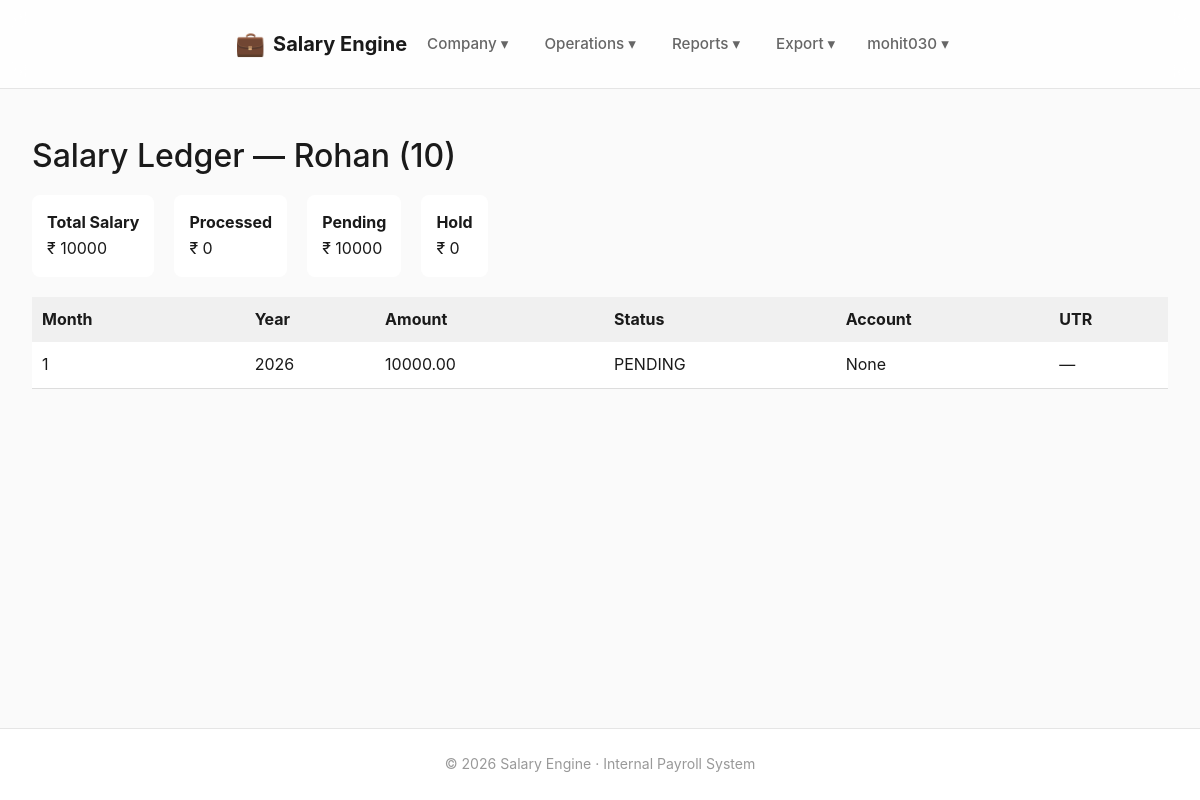
The page /dashboard/employee/10/ (signed in) on the database its author committed.
### employees/models.py (models this page shows, shortened)
class Employee(models.Model):
    company = models.ForeignKey(
        Company,
        on_delete=models.PROTECT,
        related_name="employees"
    )
    emp_code = models.CharField(max_length=50)
    name = models.CharField(max_length=200)
    father_name = models.CharField(max_length=200, blank=True)
    uan_number = models.CharField(max_length=20, unique=True, null=True, blank=True)
    esic_number = models.CharField(max_length=20, unique=True, null=True, blank=True)
    document_number = models.CharField(max_length=50, unique=True, null=True, blank=True)
    default_salary = models.DecimalField(max_digits=10, decimal_places=2, null=True, blank=True)
    joining_date = models.DateField()
    exit_date = models.DateField(null=True, blank=True)
    created_at = models.DateTimeField(auto_now_add=True)
    approved_by = models.ForeignKey(User, null=True, blank=True, on_delete=models.SET_NULL,
                                    related_name="approved_employees")
    class Meta:
        unique_together = ("company", "emp_code")
        ordering = ["emp_code"]

### payroll/models.py (models this page shows, shortened)
class SalaryTransaction(models.Model):
    STATUS_CHOICES =[
        ("DRAFT", "Draft"),
        ("READY", "Ready for Export"),
        ("EXPORTED", "Exported to Bank"),
        ("COMPLETED", "Completed"),
        ("REVERSED", "Reversed"),
        ("PENDING", "Pending"),
        ("HOLD", "Hold"),
        ("PROCESSED", "Processed"),
        ("FAILED", "Failed"),
        ("CANCELLED", "Cancelled"),
    ]
    batch = models.ForeignKey(
        SalaryBatch,
        on_delete=models.CASCADE,
        related_name="transactions"
    )
    employee = models.ForeignKey(
        Employee,
        on_delete=models.CASCADE,
        related_name="salary_transactions"
    )
    salary_amount = models.DecimalField(
        max_digits=10,
        decimal_places=2
    )
    account_number = models.CharField(
        max_length=30,
        null=True,
        blank=True
    )
    ifsc = models.CharField(
        max_length=15,
        null=True,
        blank=True
    )
    status = models.CharField(
        max_length=20,
        choices=STATUS_CHOICES,
        default="PENDING"
    )
    hold_reason = models.CharField(
        max_length=255,
        null=True,
        blank=True
    )
    failure_reason = models.CharField(
        max_length=255,
        null=True,
        blank=True
    )
    utr = models.CharField(
        max_length=100,
        null=True,
        blank=True
    )
    bank_response_at = models.DateTimeField(
        null=True,
        blank=True
    )
    created_at = models.DateTimeField(auto_now_add=True)
    class Meta:
        unique_together = ("batch", "employee")
        indexes = [
            models.Index(fields=["employee"]),
            models.Index(fields=["batch"]),
            models.Index(fields=["status"]),
        ]
        ordering = ["-created_at"]

class SalaryBatch(models.Model):
    STATUS_CHOICES = [
        ("DRAFT", "Draft"),
        ("EXPORTED", "Exported to Bank"),
        ("COMPLETED", "Completed"),
        ("REVERSED", "Reversed"),
    ]
    company = models.ForeignKey(Company, on_delete=models.CASCADE)
    month = models.PositiveIntegerField()
    year = models.PositiveIntegerField()
    status = models.CharField(
        max_length=20,
        choices=STATUS_CHOICES,
        default="DRAFT"
    )
    reversal_reason = models.TextField(
        null=True,
        blank=True,
        help_text="Reason for reversing this batch (admin only)"
    )
    created_at = models.DateTimeField(auto_now_add=True)
    class Meta:
        unique_together = ("company", "month", "year")
        ordering = ["-year", "-month"]

### dashboard/views.py (the view)
# urls.py: path("employee/<int:employee_id>/", employee_salary_ledger, name="employee_salary_ledger"),
@login_required
def employee_salary_ledger(request, employee_id):
    employee = get_object_or_404(Employee, id=employee_id)
    transactions = SalaryTransaction.objects.filter(
        employee=employee
    ).select_related(
        "batch"
    ).order_by(
        "-batch__year", "-batch__month"
    )
    totals = transactions.aggregate(
        total_amount=Sum("salary_amount"),
        processed_amount=Sum(
            "salary_amount",
            filter=models.Q(status="PROCESSED")
        ),
        pending_amount=Sum(
            "salary_amount",
            filter=models.Q(status="PENDING")
        ),
        hold_amount=Sum(
            "salary_amount",
            filter=models.Q(status="HOLD")
        ),
        failed_amount=Sum(
            "salary_amount",
            filter=models.Q(status="FAILED")
        ),
    )
    totals = {k: v or 0 for k, v in totals.items()}
    context = {
        "employee": employee,
        "transactions": transactions,
        "totals": totals,
    }
    return render(
        request,
        "dashboard/employee_salary_ledger.html",
        context
    )

### dashboard/context_processors.py (called while the page is built)
def approval_badges(request):
    if not request.user.is_authenticated or not request.user.is_staff:
        return {}
    return {
        "approval_badges": {
            "employee_drafts": EmployeeDraft.objects.filter(status="PENDING").count(),
            "employee_changes": EmployeeChangeRequest.objects.filter(status="PENDING").count(),
            "bank_changes": BankChangeRequest.objects.filter(status="PENDING").count(),
        }
    }

### templates/dashboard/employee_salary_ledger.html (shortened to what this page needs)
{% extends "base.html" %}
{% block content %}
<h2>Salary Ledger — {{ employee.name }} ({{ employee.emp_code }})</h2>
<div style="display:flex; gap:20px; margin:20px 0;">
    <div style="background:white; padding:15px; border-radius:8px;">
        <strong>Total Salary</strong><br>
        ₹ {{ totals.total_amount }}
    </div>
    <div style="background:white; padding:15px; border-radius:8px;">
        <strong>Processed</strong><br>
        ₹ {{ totals.processed_amount }}
    </div>
    <div style="background:white; padding:15px; border-radius:8px;">
        <strong>Pending</strong><br>
        ₹ {{ totals.pending_amount }}
    </div>
    <div style="background:white; padding:15px; border-radius:8px;">
        <strong>Hold</strong><br>
        ₹ {{ totals.hold_amount }}
    </div>
</div>
{% if transactions %}
<table style="width:100%; background:white; border-collapse:collapse; margin-top:20px;">
    <tr style="background:#f0f0f0;">
        <th style="padding:10px;">Month</th>
        <th>Year</th>
        <th>Amount</th>
        <th>Status</th>
        <th>Account</th>
        <th>UTR</th>
    </tr>
    {% for t in transactions %}
    <tr style="border-bottom:1px solid #ddd;">
        <td style="padding:10px;">{{ t.batch.month }}</td>
        <td>{{ t.batch.year }}</td>
        <td>{{ t.salary_amount }}</td>
        <td>{{ t.status }}</td>
        <td>{{ t.account_number }}</td>
        <td>{{ t.utr|default:"—" }}</td>
    </tr>
    {% endfor %}
</table>
{% else %}
<p>No salary records found.</p>
{% endif %}
{% endblock %}

### templates/base.html (shortened to what this page needs)
<!DOCTYPE html>
<html lang="en">
{% load static %}
<head>
    <link href="https://cdn.jsdelivr.net/npm/bootstrap@5.3.0/dist/css/bootstrap.min.css" rel="stylesheet">
</head>
<body>
    <nav class="navbar" id="navbar">
        <div class="navbar-inner">
            <div class="nav-left">
                <a href="{% url 'dashboard:home' %}" class="brand">
                    <span class="brand-icon">💼</span>
                    <span>Salary Engine</span>
                </a>
                {% if request.user.is_authenticated %}
                    <div class="dropdown">
                        <button class="dropbtn">Company ▾</button>
                    </div>
                    <div class="dropdown">
                        <button class="dropbtn">Operations ▾</button>
                    </div>
                    <div class="dropdown">
                        <button class="dropbtn">Reports ▾</button>
                    </div>
                    <div class="dropdown">
                        <button class="dropbtn">Export ▾</button>
                    </div>
                {% endif %}
            </div>
            <div class="nav-right">
                {% if request.user.is_authenticated %}
                    <div class="dropdown">
                        <button class="dropbtn">
                            {{ request.user.username }} ▾
                        </button>
                    </div>
                {% endif %}
            </div>
        </div>
    </nav>
    <div class="container">
        {% block content %}{% endblock %}
    </div>
    <footer>
        © 2026 Salary Engine · Internal Payroll System
    </footer>
</body>
</html>

### templates/base.html (style rules this page uses)
:root { --bg-primary: #fafafa; --bg-secondary: #ffffff; --bg-hover: #f5f5f5; --text-primary: #1a1a1a; --text-secondary: #666666; --text-muted: #999999; --accent: #2563eb; --accent-hover: #1d4ed8; --accent-light: rgba(37, 99, 235, 0.1); --success: #10b981; --warning: #f59e0b; --danger: #ef4444; --border: #e5e5e5; --shadow-sm: 0 1px 2px rgba(0,0,0,0.04); --shadow-md: 0 4px 16px rgba(0,0,0,0.06); --shadow-lg: 0 8px 24px rgba(0,0,0,0.08); --radius: 10px; --transition: all 0.3s cubic-bezier(0.4, 0, 0.2, 1); }
* { box-sizing: border-box; }
body { font-family: -apple-system, BlinkMacSystemFont, 'Inter', 'Segoe UI', sans-serif; background: var(--bg-primary); color: var(--text-primary); min-height: 100vh; display: flex; flex-direction: column; line-height: 1.6; -webkit-font-smoothing: antialiased; -moz-osx-font-smoothing: grayscale; margin: 0; padding: 0; }
.navbar { background: rgba(255, 255, 255, 0.8); backdrop-filter: blur(12px); -webkit-backdrop-filter: blur(12px); border-bottom: 1px solid var(--border); position: sticky; top: 0; z-index: 1000; transition: var(--transition); }
.navbar-inner { max-width: 1200px; margin: 0 auto; padding: 0 32px; height: 72px; display: flex; align-items: center; justify-content: space-between; }
.brand { font-weight: 700; font-size: 1.25rem; color: var(--text-primary); text-decoration: none; display: flex; align-items: center; gap: 8px; transition: var(--transition); position: relative; }
.brand::after { content: ''; position: absolute; bottom: -4px; left: 0; width: 0; height: 2px; background: var(--accent); transition: width 0.3s ease; }
.brand-icon { font-size: 1.5rem; filter: grayscale(20%); transition: var(--transition); }
.nav-left, .nav-right { display: flex; align-items: center; gap: 4px; }
.dropdown { position: relative; }
.dropbtn { background: none; border: none; font: inherit; color: var(--text-secondary); padding: 10px 16px; border-radius: var(--radius); cursor: pointer; font-weight: 500; font-size: 0.95rem; transition: var(--transition); position: relative; overflow: hidden; }
.dropbtn::before { content: ''; position: absolute; top: 50%; left: 50%; width: 0; height: 0; border-radius: 50%; background: var(--accent-light); transform: translate(-50%, -50%); transition: width 0.4s ease, height 0.4s ease; }
.container { max-width: 1200px; margin: 0 auto; padding: 48px 32px; flex: 1; animation: fadeIn 0.5s ease; }
footer { background: var(--bg-secondary); border-top: 1px solid var(--border); text-align: center; padding: 24px 32px; font-size: 0.88rem; color: var(--text-muted); transition: var(--transition); }

### rows shown on the page
Employee: name "Rohan", emp_code "10"
SalaryTransaction: batch.month "1", batch.year "2026", salary_amount "10000.00", status "PENDING", account_number "None", utr "—"

### other values the page prints
{{ request.user.username }} "mohit030"
{{ totals.total_amount }} "10000"
{{ totals.processed_amount }} "0"
{{ totals.pending_amount }} "10000"
{{ totals.hold_amount }} "0"
